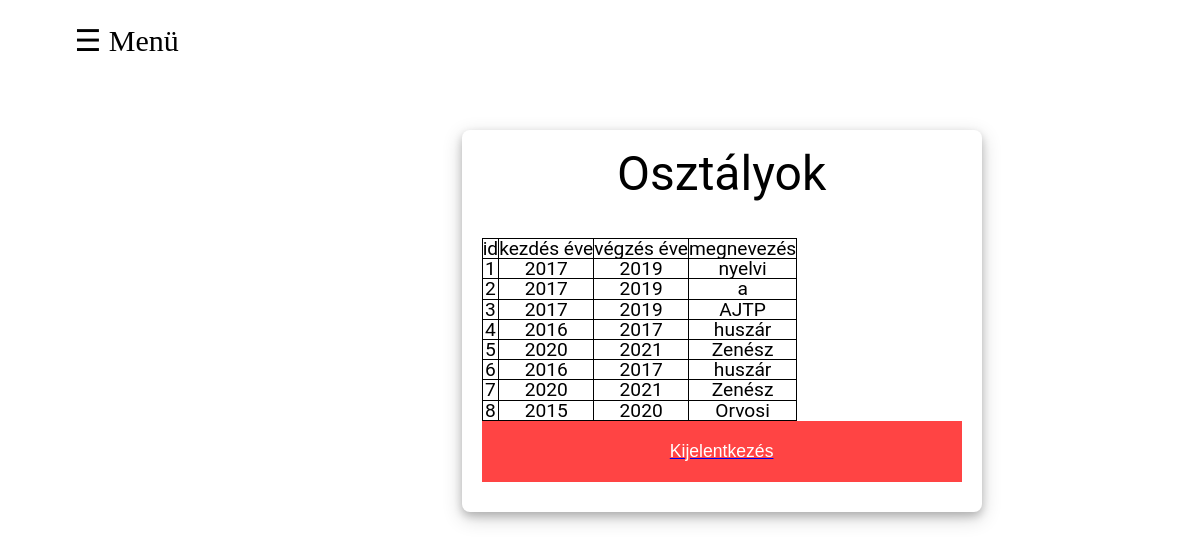
The page /admin/osztalyok.php on the database its author committed.
### tables this page shows
CREATE TABLE IF NOT EXISTS `osztalyok` (
  `osztalyid` int(11) NOT NULL AUTO_INCREMENT,
  `kezdeseve` int(11) NOT NULL,
  `vegzeseve` int(11) NOT NULL,
  `megnevezes` varchar(25) NOT NULL,
  PRIMARY KEY (`osztalyid`)
);

### admin/osztalyok.php (the view, shortened to what this page needs)
<?php
require '..\kapcsolodas.php'
?>
<!DOCTYPE html>
<html>
<head>
     <link rel="stylesheet" type="text/css" href="../css/style.css">
</head>
<body>
    <div class="grid-kontener">
        <div id="main">
            <span id="kurzor" onclick="menuMegnyit()">&#9776; Menü</span>
        </div>
        <div class="kozpont">
            <div class="urlapkinezet">
                <h1>Osztályok</h1>
				<?php
				$sql="select * from osztalyok";
				$parancs=$conn->query($sql);
				if($parancs->num_rows==0){
					echo "Jelenleg nincsenek megjelenítendő osztályok!";
				}
				else{
					echo "<table>";
					echo "<tr>";
					echo "<th>id </th>";
					echo "<th>kezdés éve</th>";
					echo "<th>végzés éve</th>";
					echo "<th>megnevezés</th>";
					echo "</tr>";
					while($sor=mysqli_fetch_assoc($parancs)){
						echo "<tr>";
						echo "<td>".$sor['osztalyid']."</td>";
						echo "<td>".$sor['kezdeseve']."</td>";
						echo "<td>".$sor['vegzeseve']."</td>";
						echo "<td>".$sor['megnevezes']."</td>";
						echo "</tr>";
					}
					echo "</table>";
				}
				?>
                <div>
                    <a href="kijelentkezes.php"><button class="btn btn-danger gomb" name="logout" />Kijelentkezés</button></a>
                </div>
            </div>
        </div>
</body>
</html>

### css/style.css (style rules this page uses)
html, body, div, span, applet, object, iframe, h1, h2, h3, h4, h5, h6, p, blockquote, pre, a, abbr, acronym, address, big, cite, code, del, dfn, em, img, ins, kbd, q, s, samp, small, strike, strong, sub, sup, tt, var, b, u, i, center, dl, dt, dd, ol, ul, li, fieldset, form, label, legend, table, caption, tbody, tfoot, thead, tr, th, td, article, aside, canvas, details, embed, figure, figcaption, footer, header, hgroup, menu, nav, output, ruby, section, summary, time, mark, audio, video { margin: 0; padding: 0; border: 0; font-size: 100%; font: inherit; vertical-align: baseline; }
body { line-height: 1; }
table { border-collapse: collapse; border-spacing: 0; }
#kurzor { font-size: 30px; cursor: pointer; }
.grid-kontener { display: grid; grid-template-columns: auto auto auto auto auto auto; grid-gap: 10px; padding: 10px; }
.grid-kontener > div { text-align: center; padding: 20px 0; font-size: 30px; }
.kozpont { grid-area: 1 / 2 / 5 / 8; }
#main { -webkit-transition: margin-left .5s; transition: margin-left .5s; padding: 16px; }
.urlapkinezet { max-width: 40vw; padding: 10px 20px; background: white; margin: 100px auto; padding: 20px; border-radius: 8px; font-family: 'Roboto', sans-serif; box-shadow: 0 4px 8px 0 rgba(0, 0, 0, 0.2), 0 6px 20px 0 rgba(0, 0, 0, 0.19); font-size: 1.2rem; }
h1 { text-align: center; font-size: 3rem; margin-bottom: 2.5rem; }
.gomb { position: relative; display: block; padding: 20px 0; color: #FFF; margin: 0 auto; background: #ff4444; font-size: 18px; text-align: center; font-style: normal; width: 100%; margin-bottom: 10px; }
.btn { border-radius: 0px; border: 0; font-size:1.1rem; width: 100%; }
table, th, td { border: 1px solid black; }

### rows shown on the page
osztalyok: osztalyid "1", kezdeseve "2017", vegzeseve "2019", megnevezes "nyelvi"
osztalyok: osztalyid "2", kezdeseve "2017", vegzeseve "2019", megnevezes "a"
osztalyok: osztalyid "3", kezdeseve "2017", vegzeseve "2019", megnevezes "AJTP"
osztalyok: osztalyid "4", kezdeseve "2016", vegzeseve "2017", megnevezes "huszár"
osztalyok: osztalyid "5", kezdeseve "2020", vegzeseve "2021", megnevezes "Zenész"
osztalyok: osztalyid "6", kezdeseve "2016", vegzeseve "2017", megnevezes "huszár"
osztalyok: osztalyid "7", kezdeseve "2020", vegzeseve "2021", megnevezes "Zenész"
osztalyok: osztalyid "8", kezdeseve "2015", vegzeseve "2020", megnevezes "Orvosi"
